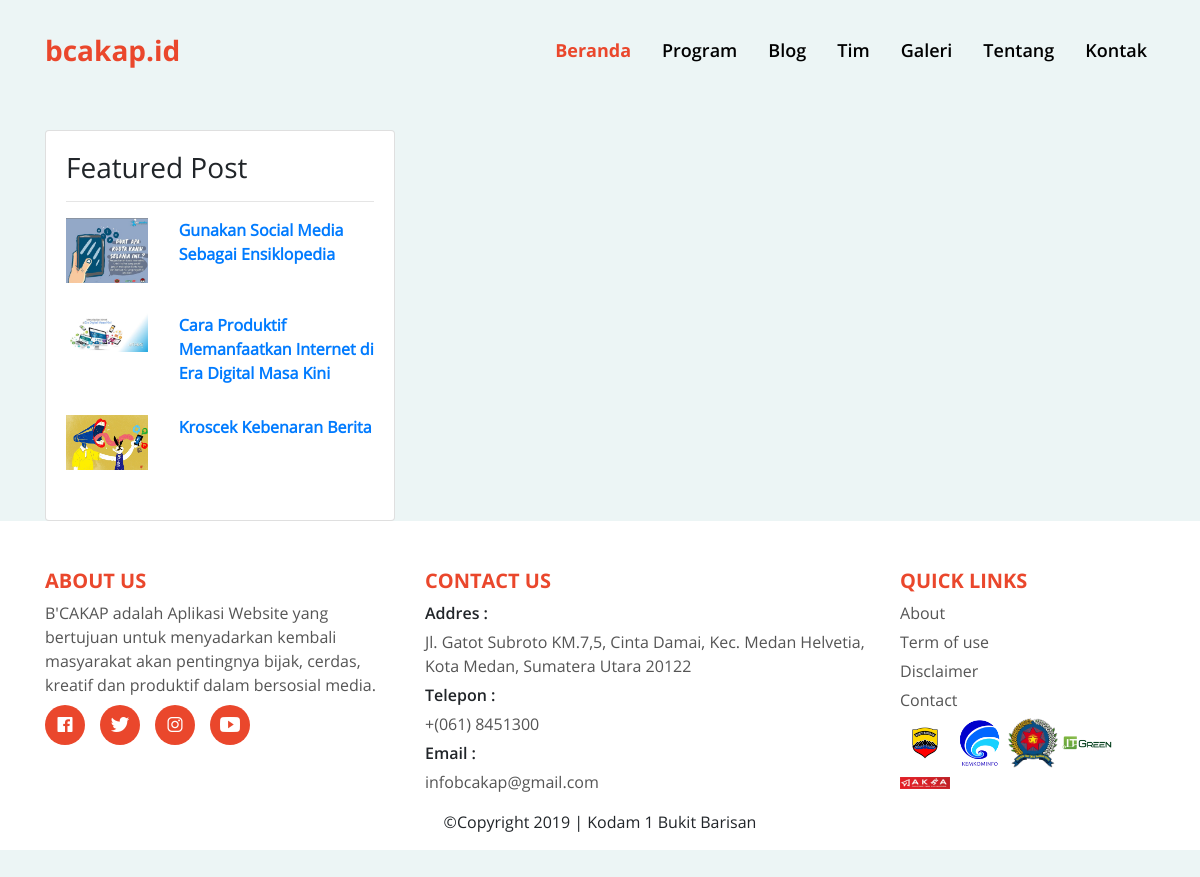
Screenshot of /page-blog.php with the database file from the repository.
### tables this page shows
CREATE TABLE `tb_post` (
  `id` int(30) NOT NULL,
  `post_date` timestamp NOT NULL DEFAULT CURRENT_TIMESTAMP,
  `post_content` longtext NOT NULL,
  `post_title` text NOT NULL,
  `post_link` varchar(255) NOT NULL,
  `post_kategori` varchar(30) NOT NULL,
  `post_image` varchar(255) NOT NULL
);

### page-blog.php (the view, shortened to what this page needs)
<?php
include 'header.php';
?>
<div class="container page-blog">
    <div class="row">
      <div class="col-lg-4">
        <div class="card" id="featured">
            <div class="card-body">
              <h3 class="card-title">Featured Post</h3><hr>
                <?php
                    $blog = mysqli_query($koneksi,"SELECT*FROM tb_post LIMIT 0,3");
                 ?>
                <?php foreach ($blog as $blog): ?>
                  <div class="row" id="featured-post">
                    <div class="col-md-4">
                      <img src="<?= "img/blog/".$blog['post_image'] ?>" class="img-fluid" >
                    </div>
                    <div class="col-md-8 text-left">
                      <b class="card-title"><a href="<?= $blog['post_link'] ?>"><?= $blog['post_title'] ?></a></b>
                    </div>
                  </div>
                <?php endforeach ?>
            </div>
          </div>
      </div>
    </div>
  </div>
<?php
include 'footer.php';
?>

### assets/css/index.css (style rules this page uses)
html { position: relative; }
body { font-family: 'OpenSans'; background-color: #ECF5F5; }

### page-blog.php (style rules this page uses)
body { margin-bottom: 800px; }
.page-blog { margin-top: 130px; }
.page-blog .col-lg-4 img { max-width: 99%; }
#featured .row { margin-bottom: 30px; }

### rows the page displays
tb_post: shows a picture, post_title "Gunakan Social Media Sebagai Ensiklopedia"
tb_post: shows a picture, post_title "Cara Produktif Memanfaatkan Internet di Era Digital Masa Kini"
tb_post: shows a picture, post_title "Kroscek Kebenaran Berita"
